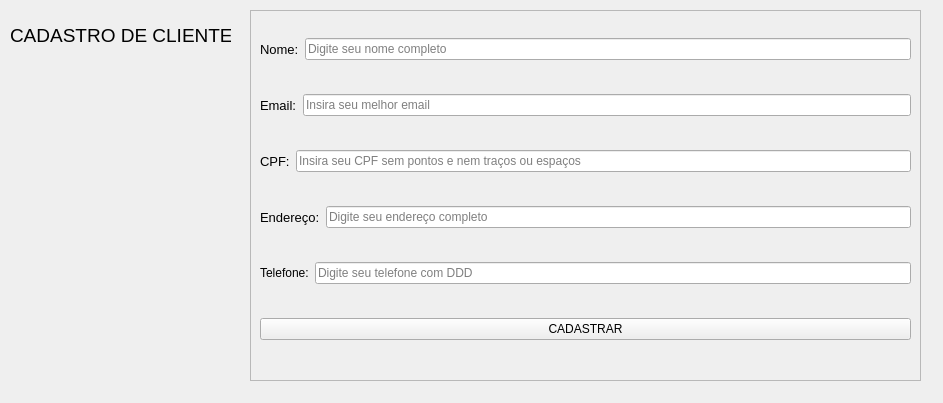
<?xml version="1.0" encoding="UTF-8"?>
<ui version="4.0">
 <class>MainWindow</class>
 <widget class="QMainWindow" name="MainWindow">
  <property name="geometry">
   <rect>
    <x>0</x>
    <y>0</y>
    <width>943</width>
    <height>403</height>
   </rect>
  </property>
  <property name="windowTitle">
   <string>MainWindow</string>
  </property>
  <widget class="QWidget" name="centralwidget">
   <property name="sizePolicy">
    <sizepolicy hsizetype="Expanding" vsizetype="Expanding">
     <horstretch>0</horstretch>
     <verstretch>0</verstretch>
    </sizepolicy>
   </property>
   <widget class="QLabel" name="label">
    <property name="geometry">
     <rect>
      <x>10</x>
      <y>0</y>
      <width>221</width>
      <height>71</height>
     </rect>
    </property>
    <property name="font">
     <font>
      <pointsize>14</pointsize>
     </font>
    </property>
    <property name="text">
     <string>CADASTRO DE CLIENTES</string>
    </property>
    <property name="buddy">
     <cstring>label</cstring>
    </property>
   </widget>
   <widget class="QFrame" name="frame">
    <property name="geometry">
     <rect>
      <x>250</x>
      <y>10</y>
      <width>671</width>
      <height>371</height>
     </rect>
    </property>
    <property name="sizePolicy">
     <sizepolicy hsizetype="Expanding" vsizetype="Preferred">
      <horstretch>0</horstretch>
      <verstretch>0</verstretch>
     </sizepolicy>
    </property>
    <property name="frameShape">
     <enum>QFrame::StyledPanel</enum>
    </property>
    <property name="frameShadow">
     <enum>QFrame::Raised</enum>
    </property>
    <widget class="QWidget" name="verticalLayoutWidget">
     <property name="geometry">
      <rect>
       <x>10</x>
       <y>0</y>
       <width>651</width>
       <height>361</height>
      </rect>
     </property>
     <layout class="QVBoxLayout" name="verticalLayout">
      <item>
       <layout class="QHBoxLayout" name="horizontalLayout">
        <item>
         <widget class="QLabel" name="label_2">
          <property name="font">
           <font>
            <pointsize>10</pointsize>
           </font>
          </property>
          <property name="text">
           <string>Nome:</string>
          </property>
         </widget>
        </item>
        <item>
         <widget class="QLineEdit" name="lineEdit_4">
          <property name="placeholderText">
           <string>Digite seu nome completo</string>
          </property>
         </widget>
        </item>
       </layout>
      </item>
      <item>
       <layout class="QHBoxLayout" name="horizontalLayout_3">
        <item>
         <widget class="QLabel" name="label_3">
          <property name="font">
           <font>
            <pointsize>10</pointsize>
           </font>
          </property>
          <property name="text">
           <string>Email:</string>
          </property>
         </widget>
        </item>
        <item>
         <widget class="QLineEdit" name="lineEdit_2">
          <property name="placeholderText">
           <string>Insira seu melhor email</string>
          </property>
         </widget>
        </item>
       </layout>
      </item>
      <item>
       <layout class="QHBoxLayout" name="horizontalLayout_4">
        <item>
         <widget class="QLabel" name="label_4">
          <property name="font">
           <font>
            <pointsize>10</pointsize>
           </font>
          </property>
          <property name="text">
           <string>CPF:</string>
          </property>
         </widget>
        </item>
        <item>
         <widget class="QLineEdit" name="lineEdit_3">
          <property name="placeholderText">
           <string>Insira seu CPF sem pontos e nem traços ou espaços</string>
          </property>
         </widget>
        </item>
       </layout>
      </item>
      <item>
       <layout class="QHBoxLayout" name="horizontalLayout_5">
        <item>
         <widget class="QLabel" name="label_5">
          <property name="font">
           <font>
            <pointsize>10</pointsize>
           </font>
          </property>
          <property name="text">
           <string>Endereço:</string>
          </property>
         </widget>
        </item>
        <item>
         <widget class="QLineEdit" name="lineEdit">
          <property name="placeholderText">
           <string>Digite seu endereço completo</string>
          </property>
         </widget>
        </item>
       </layout>
      </item>
      <item>
       <layout class="QHBoxLayout" name="horizontalLayout_6">
        <item>
         <widget class="QLabel" name="label_6">
          <property name="text">
           <string>Telefone:</string>
          </property>
         </widget>
        </item>
        <item>
         <widget class="QLineEdit" name="lineEdit_5">
          <property name="placeholderText">
           <string>Digite seu telefone com DDD</string>
          </property>
         </widget>
        </item>
       </layout>
      </item>
      <item>
       <widget class="QPushButton" name="pushButton">
        <property name="text">
         <string>CADASTRAR</string>
        </property>
       </widget>
      </item>
     </layout>
    </widget>
   </widget>
  </widget>
 </widget>
 <resources/>
 <connections/>
</ui>
